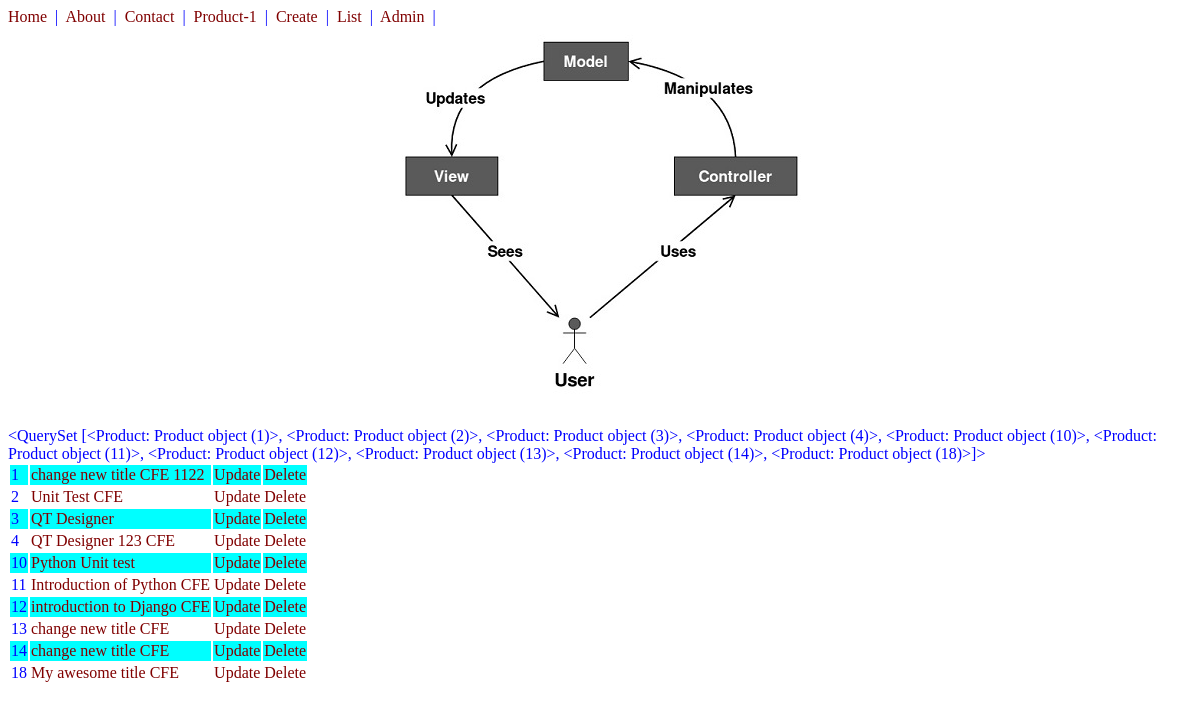
Screenshot of /products/ with the database file from the repository.
### products/models.py (models this page shows)
class Product(models.Model):
    title = models.CharField(max_length=100)
    description = models.TextField(null=True)
    price = models.DecimalField(max_digits=10, decimal_places=2)
    def get_absolute_url(self):
        return reverse("products:product-detail", kwargs={'id':self.id}) # clean and easy way to make url dynamic
    def get_update_url(self):
        return reverse("products:product-update", kwargs={'id':self.id}) # clean and easy way to make url dynamic
    def get_delete_url(self):
        return reverse("products:product-delete", kwargs={'id':self.id}) # clean and easy way to make url dynamic

### products/views.py (the view)
# urls.py: path('', product_list_view, name='product-list'),
def product_list_view(request):
    queryset =  Product.objects.all()
    context = {
        "object_list":queryset
    }
    return render(request, "products/product_list.html", context)

### products/templates/products/product_list.html
{% extends 'base.html' %}
{% block content %}
{% load static %}
<div>
<center>
<img src="{% static 'images/mvc.jpg' %}">
</center>
</div>
<br/>
{{object_list}}
<table>
{% for prod in object_list %}
    {% cycle 'row1' 'row2' as rowcolors silent %}
    <tr class="{{ rowcolors }}">
        <td>{{prod.id}}</td>
        <td><a href='{{ prod.get_absolute_url }}'>{{prod.title}}</a></td>
        <td><a href='{{ prod.get_update_url }}'>Update</a></td>
        <td><a href='{{ prod.get_delete_url }}'>Delete</a></td>
    </tr>
{% endfor %}
</table>
{% endblock %}

### static/css/style.css (style rules this page uses)
a:link { color:maroon; text-decoration: none; }
body { color: blue }
.row1 { background-color:aqua; }

### rows the page displays
Product: id "<QuerySet [<Product: Product object (1)>, <Product: Product object (2)>, <Product: Product object (3)>, <Product: Product object (4)>, <Product: Product object (10)>, <Product: Product object (11)>, <Product: Product object (12)>, <Product: Product object (13)>, <Product: Product object (14)>, <Product: Product object (18)>]>", id "1", title "change new title CFE 1122"
Product: id "2", title "Unit Test CFE"
Product: id "3", title "QT Designer"
Product: id "4", title "QT Designer 123 CFE"
Product: id "10", title "Python Unit test"
Product: id "11", title "Introduction of Python CFE"
Product: id "12", title "introduction to Django CFE"
Product: id "13", title "change new title CFE"
Product: id "14", title "change new title CFE"
Product: id "18", title "My awesome title CFE"
